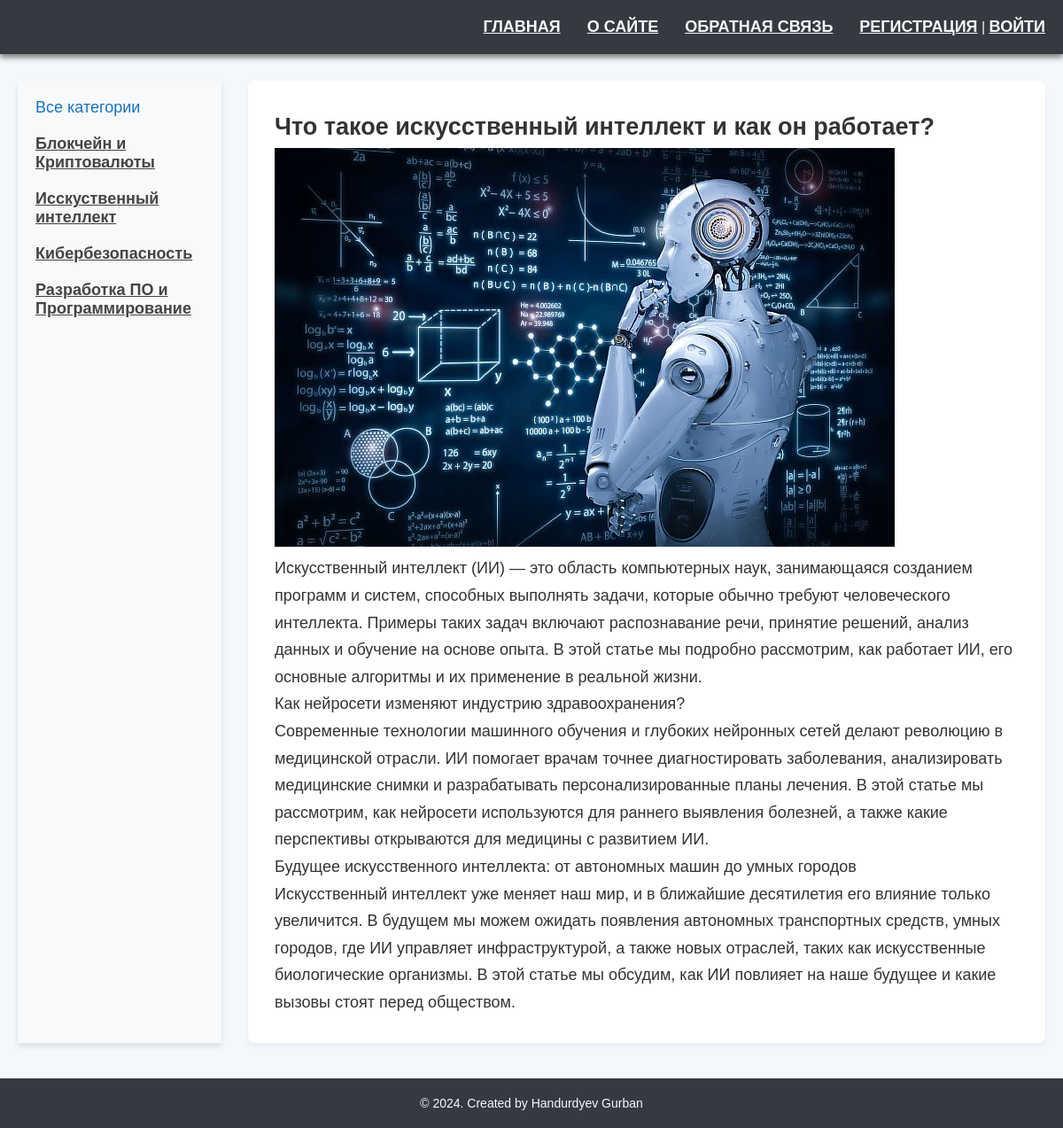
The page /post/chto-takoe-iskusstvennyj-intellekt-i-kak-on-rabotaet/ on the database its author committed.
### articles/models.py (models this page shows, shortened)
class Category(models.Model):
    name = models.CharField(max_length=100, db_index=True, verbose_name="Категория")
    slug = models.SlugField(max_length=255, unique=True, db_index=True, verbose_name="URL")
    def get_absolute_url(self):
        return reverse('category', kwargs={'cat_slug': self.slug})
    class Meta:
        verbose_name = 'Категория'
        verbose_name_plural = 'Категории'
        ordering = ['id']

class Articles(models.Model):
    title = models.CharField(max_length=255, verbose_name="Заголовок")
    slug = models.SlugField(max_length=255, unique=True, db_index=True, verbose_name="URL")
    content = models.TextField(blank=True, verbose_name="Текст статьи")
    photo = models.ImageField(upload_to="photos/%Y/%m/%d/", null=True, blank=True, verbose_name="Фото")
    video = models.FileField(upload_to='media', default='', null=True, blank=True, verbose_name='Video')
    time_create = models.DateTimeField(auto_now_add=True, verbose_name="Время создания")
    time_update = models.DateTimeField(auto_now=True, verbose_name="Время изменения")
    is_published = models.BooleanField(default=True, verbose_name="Публикация")
    cat = models.ForeignKey('Category', on_delete=models.PROTECT, verbose_name="Категории")
    class Meta:
        verbose_name = 'Статьи'
        verbose_name_plural = 'Статьи'
        ordering = ['id']

### articles/views.py (the view)
# urls.py: path('post/<slug:post_slug>/', ShowPost.as_view(), name='post'),
class ShowPost(DataMixin, DetailView):
    model = Articles
    template_name = 'articles/post.html'
    slug_url_kwarg = 'post_slug'
    context_object_name = 'post'
    def get_context_data(self, *, object_list=None, **kwargs):
        context = super().get_context_data(**kwargs)
        c_def = self.get_user_context(title=context['post'])
        return dict(list(context.items()) + list(c_def.items()))

### articles/utils.py (called while the page is built)
    def get_user_context(self, **kwargs):
        context = kwargs
        cats = Category.objects.annotate(Count('articles'))
        user_menu = menu.copy()
        if not self.request.user.is_authenticated:
            user_menu.pop(1)
        context['menu'] = user_menu
        context['cats'] = cats
        if 'cat_selected' not in context:
            context['cat_selected'] = 0
        return context

### articles/templates/articles/post.html (shortened to what this page needs)
{% extends 'articles/base.html' %}
{% block content %}
  <h1>{{ post.title }}</h1>
  {% if post.photo %}
    <p><img class="img-article-left" src="{{ post.photo.url }}"></p>
  {% endif %}
  {{ post.content|linebreaks }}
{% endblock %}

### articles/templates/articles/base.html (shortened to what this page needs)
{% load static %}
{% load templatetags.articles_tags %}
<!DOCTYPE html>
<html lang="ru">
<head>
    <link type="text/css" href="{% static 'articles/css/styles.css' %}" rel="stylesheet" />
</head>
<body>
    <div class="wrapper">
        {% block mainmenu %}
        <header class="header">
            <div class="container">
                <div class="header-inner">
                    <nav>
                        <ul class="mainmenu">
                            <li><a href="{% url 'home' %}">Главная</a></li>
                            {% for m in menu %}
                                <li><a href="{% url m.url_name %}">{{ m.title }}</a></li>
                            {% endfor %}
                            {% if request.user.is_authenticated %}
                                <li> {{ user.username }} | <a href="{% url 'logout' %}">Выйти</a></li>
                            {% else %}
                                <li><a href="{% url 'register' %}">Регистрация</a> | <a href="{% url 'login' %}">Войти</a></li>
                            {% endif %}
                        </ul>
                    </nav>
                </div>
            </div>
        </header>
        {% endblock %}
        <div class="container">
            <main>
                <div class="content-wrapper">
                    <aside class="sidebar">
                        <ul class="categories">
                            {% if cat_selected == 0 %}
                                <li class="selected">Все категории</li>
                            {% else %}
                                <li><a href="{% url 'home' %}">Все категории</a></li>
                            {% endif %}
                            {% for c in cats %}
                                {% if c.articles__count > 0 %}
                                    <li class="{% if c.pk == cat_selected %}selected{% endif %}">
                                        <a href="{{ c.get_absolute_url }}">{{ c.name }}</a>
                                    </li>
                                {% endif %}
                            {% endfor %}
                        </ul>
                    </aside>
                    <section class="main-content">
                        <div class="content-text">
                            {% block content %}{% endblock %}
                        </div>
                    </section>
                </div>
            </main>
        </div>
        <footer id="footer">
            <div class="container">
                <p>&copy; 2024. Created by Handurdyev Gurban</p>
            </div>
        </footer>
    </div>
</body>
</html>

### articles/static/articles/css/styles.css (style rules this page uses)
* { margin: 0; padding: 0; box-sizing: border-box; }
html, body { font-family: 'Arial', sans-serif; background-color: #f4f7fb; color: whitesmoke; height: 100%; width: 100%; }
.container { width: 100%; max-width: 1200px; margin: 0 auto; padding: 0 20px; }
.header { background: #343a40; padding: 20px 0; box-shadow: 0 4px 6px gray; }
.header .header-inner { display: flex; justify-content: space-between; align-items: center; }
.header nav { flex: 1; text-align: right; }
.header .mainmenu { list-style: none; display: flex; align-items: center; justify-content: flex-end; }
.header .mainmenu li { margin-left: 30px; }
.header .mainmenu li a { color: #f8f9fa; font-size: 18px; text-transform: uppercase; font-weight: bold; transition: color 0.3s ease; }
.sidebar { width: 230px; background-color: #f8f9fa; padding: 20px; margin-right: 30px; box-shadow: 0 4px 6px rgba(0, 0, 0, 0.1); }
.sidebar .categories { list-style: none; }
.sidebar .categories li { margin-bottom: 20px; font-size: 18px; }
.sidebar .categories li a { color: #444; font-weight: 600; }
.sidebar .categories li.selected, .sidebar .categories li a:hover { color: #1d72b8; }
.main-content { flex: 1; }
.content-wrapper { display: flex; justify-content: space-between; margin-top: 30px; }
.content-text { font-size: 18px; line-height: 1.7; color: #333; padding-right: 20px; background: #fff; box-shadow: 0 4px 6px rgba(0, 0, 0, 0.05); border-radius: 8px; padding: 30px; }
#footer { background: #343a40; color: #f8f9fa; text-align: center; padding: 20px 0; margin-top: 40px; font-size: 14px; }

### rows shown on the page
Category: name "Блокчейн и Криптовалюты"
Category: name "Исскуственный интеллект"
Category: name "Кибербезопасность"
Category: name "Разработка ПО и Программирование"
Articles: title "Что такое искусственный интеллект и как он работает?", photo (picture), content "Искусственный интеллект (ИИ) — это область компьютерных наук, занимающаяся созданием программ и систем, способных выполнять задачи, которые обычно требуют человеческого интеллекта. Примеры таких задач включают распознавание речи, принятие решений, анализ данных и обучение на основе опыта. В этой статье мы подробно рассмотрим, как работает ИИ, его основные алгоритмы и их применение в реальной жизни. Как нейросети изменяют индустрию здравоохранения? Современные технологии машинного обучения и глубоких нейронных сетей делают революцию в медицинской отрасли. ИИ помогает врачам точнее диагностировать заболевания, анализировать медицинские снимки и разрабатывать персонализированные планы лечения.…"

### other values the page prints
{{ m.title }} "О САЙТЕ" "ОБРАТНАЯ СВЯЗЬ"
